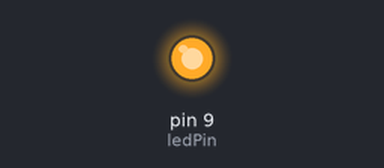
Bench run of a sketch on a simulated Arduino Uno, built with avr-gcc and run on an emulated ATmega328P. On the bench: output pins drawn as LEDs (lit = HIGH).

Above: at 0.05 s.
At 3.0 s:
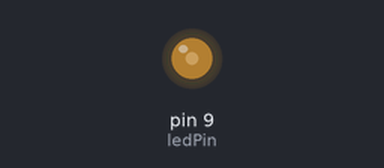
Timing chart, 0 to 6.9 s (numbered marks = the images above):
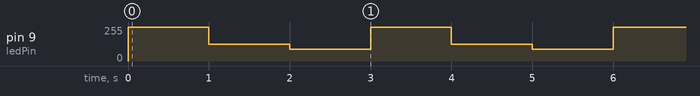

Measured:
- by itself, pin 9 (ledPin): repeats every 3.0 s: 127/255 1.0 s, 90/255 1.0 s, 255/255 1.0 s

The sketch:

pwm.ino
```cpp
const int ledPin = 9;

void setup() {
  pinMode(ledPin, OUTPUT);
}
void loop() {
  analogWrite(ledPin, 255);  // max
  delay(1000);
  analogWrite(ledPin, 127);  // medium
  delay(1000);
  analogWrite(ledPin, 90);  // low
  delay(1000);
}
```
